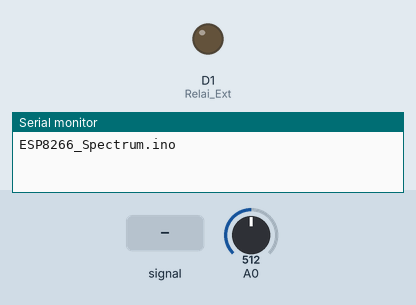
The sketch below on a simulated ESP8266 (NodeMCU). Shown: output pins drawn as LEDs (lit = HIGH), the last lines printed to the serial monitor. The test bench sets the inputs (shaded band); at power-on: A0 = 512.

Above: at 1.2 s.
1.3 s: A0 fed a 200 Hz sine of ±81 counts around its level
At 3.0 s:
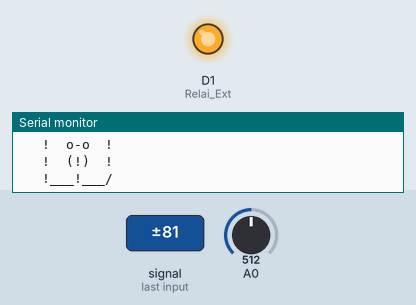
4.3 s: A0 set to 716
At 5.0 s:
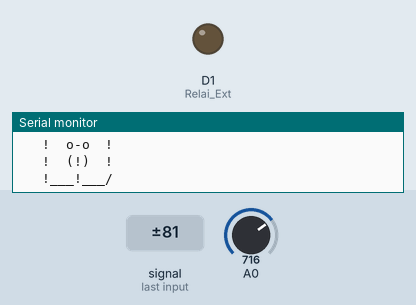
Timing chart, 0 to 7.3 s (numbered marks = the images above; inputs shaded):
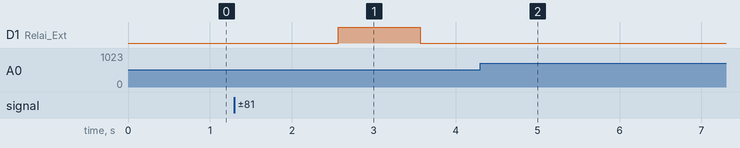

Measured:
- after the input at 1.3 s, D1 (Relai_Ext): LOW → HIGH after 1.3 s, → LOW 1.0 s later
- after the input at 4.3 s, D1 (Relai_Ext): stops changing and stays LOW

The sketch:

ESP8266_Spectrum.ino
```cpp
// (licence header left out)
#include "arduinoFFT.h" // Standard Arduino FFT library
// https://github.com/kosme/arduinoFFT, in IDE, Sketch, Include Library, Manage Library, then search for FFT
arduinoFFT FFT = arduinoFFT();
#define SAMPLES 1024             // Must be a power of 2
#define SAMPLING_FREQUENCY 10000 // Hz, must be 40000 or less due to ADC conversion time. Determines maximum frequency that can be analysed by the FFT Fmax=sampleF/2.
#define amplitude 200            // Depending on your audio source level, you may need to increase this value
unsigned int sampling_period_us;
double vReal1[SAMPLES];
double vImag1[SAMPLES];

double pic = 234;
double picSeuilBas = pic - (10 * pic /100);
double picSeuilHaut = pic + (10 * pic /100);

// voir l'exemple FFT_01 https://github.com/kosme/arduinoFFT/blob/master/Examples/FFT_01/FFT_01.ino
unsigned long newTime, chrono1, chrono2;
int compteur_tour =0;
int Nb_chrono =0;
// compteur d'attaque
int Cpt_Attaque=0;

// relai en GPIO D1
#define Relai_Ext D1

void setup() {
  Serial.begin(115200);
  Serial.println(__FILE__);
  sampling_period_us = round(1000000 * (1.0 / SAMPLING_FREQUENCY));
  pinMode(Relai_Ext, OUTPUT);
}

void loop(){
  digitalWrite(Relai_Ext, LOW);   // relai externe mis bas
  //
  //   prise de son et création de sa FFT
  //
  for (int i = 0; i < SAMPLES; i++) {
    newTime  = micros();         //  lecture du son via un micro mis en ADC0
    vReal1[i] = analogRead(A0);   //  Using pin number for ADC port ici ADC0
    vImag1[i] = 0;
    while ((micros() - newTime) < sampling_period_us) { /* do nothing to wait */ }
  }
  FFT.Windowing(vReal1, SAMPLES, FFT_WIN_TYP_HAMMING, FFT_FORWARD);
  FFT.Compute(vReal1, vImag1, SAMPLES, FFT_FORWARD);
  FFT.ComplexToMagnitude(vReal1, vImag1, SAMPLES);

  // calcul du pic
  double pic1 = FFT.MajorPeak(vReal1, SAMPLES, SAMPLING_FREQUENCY);

//picSeuilHaut = pic + (10 * seuil /100);
  // on cherche si le pic = 234 +- 10%
  if (pic1 >picSeuilBas  && pic1 <=picSeuilHaut) {         // soupçon de frelon
    // est-ce que il y a  5 pics en 235 en moins de 30 secondes ?
    chrono2 = millis(); // demarrage du chrono 2
    if (Nb_chrono == 0) {
      chrono1 = chrono2 ;  // remise à l'heure du compteur 1
    }
    unsigned long interval;
    interval = chrono2 - chrono1 ;
    if (interval < 5000 ) {     // les deux pics sont séparés de moins de 5s
      chrono1 = chrono2;
      chrono2 = millis();
      Nb_chrono++;
      delay(100); // attente
    }
    else {
      // remise à zero du compteur
      Nb_chrono = 0;
    }
    if ( Nb_chrono > 4 ) {     // !!!! FRELON !!!!
      Nb_chrono=0;
      // affichage alerte  FRELON !
      Serial.println("  A L E R T E ");
      Serial.println(" F R E L O N S");
      Serial.println("   /-------!  ");
      Serial.println("   !  o-o  !  ");
      Serial.println("   !  (!)  ! ");
      Serial.println("   !___!___/  ");
      // mise du relai externe en D5 High pour tir
      digitalWrite(Relai_Ext, HIGH);
      delay(1000);
    }
  }
}
```
